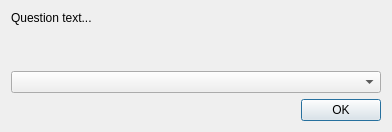
<?xml version="1.0" encoding="UTF-8"?>
<ui version="4.0">
 <class>QtSelectWidget</class>
 <widget class="QWidget" name="QtSelectWidget">
  <property name="geometry">
   <rect>
    <x>0</x>
    <y>0</y>
    <width>392</width>
    <height>132</height>
   </rect>
  </property>
  <property name="sizePolicy">
   <sizepolicy hsizetype="Preferred" vsizetype="Maximum">
    <horstretch>0</horstretch>
    <verstretch>0</verstretch>
   </sizepolicy>
  </property>
  <property name="windowTitle">
   <string>Form</string>
  </property>
  <layout class="QVBoxLayout" name="verticalLayout">
   <item>
    <widget class="QLabel" name="question_txt">
     <property name="text">
      <string>Question text...</string>
     </property>
     <property name="wordWrap">
      <bool>true</bool>
     </property>
     <property name="textInteractionFlags">
      <set>Qt::LinksAccessibleByMouse|Qt::TextSelectableByMouse</set>
     </property>
    </widget>
   </item>
   <item>
    <spacer name="verticalSpacer">
     <property name="orientation">
      <enum>Qt::Vertical</enum>
     </property>
     <property name="sizeHint" stdset="0">
      <size>
       <width>20</width>
       <height>40</height>
      </size>
     </property>
    </spacer>
   </item>
   <item>
    <widget class="QComboBox" name="options_box"/>
   </item>
   <item>
    <layout class="QHBoxLayout" name="horizontalLayout">
     <item>
      <spacer name="horizontalSpacer">
       <property name="orientation">
        <enum>Qt::Horizontal</enum>
       </property>
       <property name="sizeHint" stdset="0">
        <size>
         <width>40</width>
         <height>20</height>
        </size>
       </property>
      </spacer>
     </item>
     <item>
      <widget class="QPushButton" name="ok_btn">
       <property name="text">
        <string>OK</string>
       </property>
       <property name="autoDefault">
        <bool>true</bool>
       </property>
       <property name="default">
        <bool>true</bool>
       </property>
      </widget>
     </item>
    </layout>
   </item>
  </layout>
 </widget>
 <resources/>
 <connections/>
</ui>
